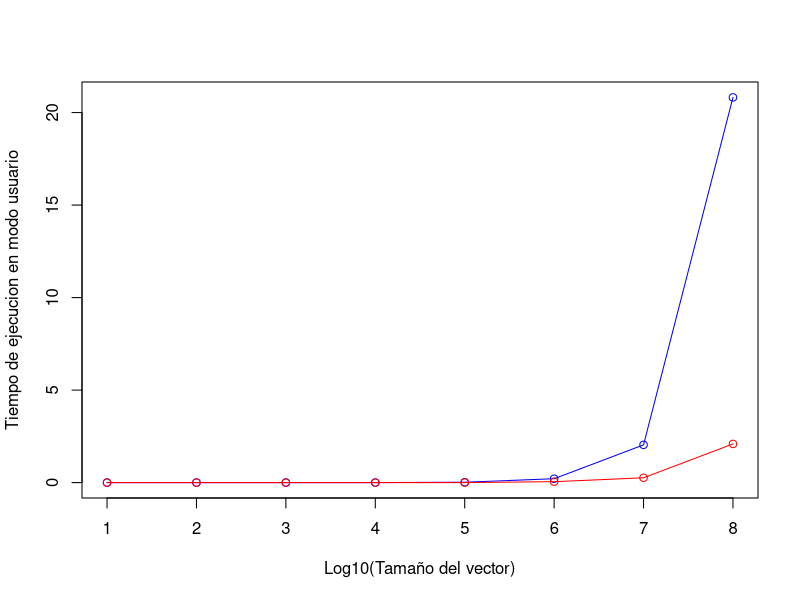
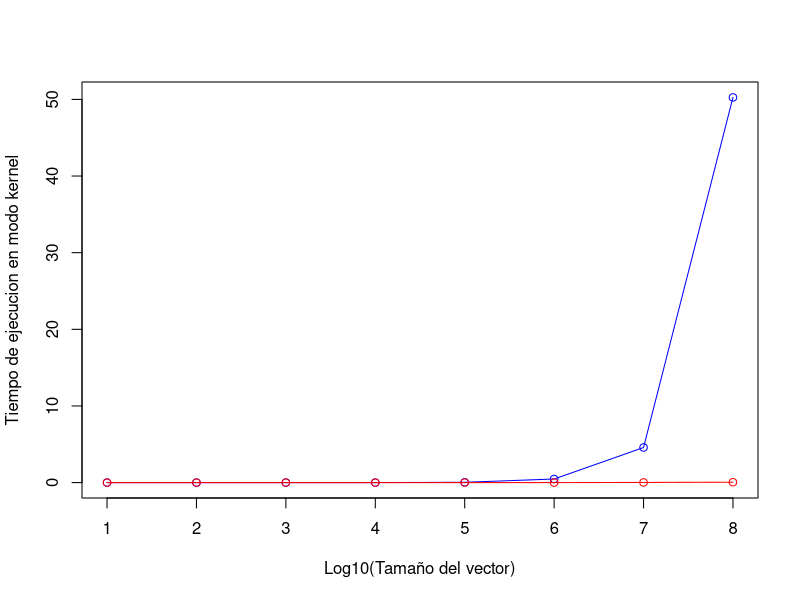
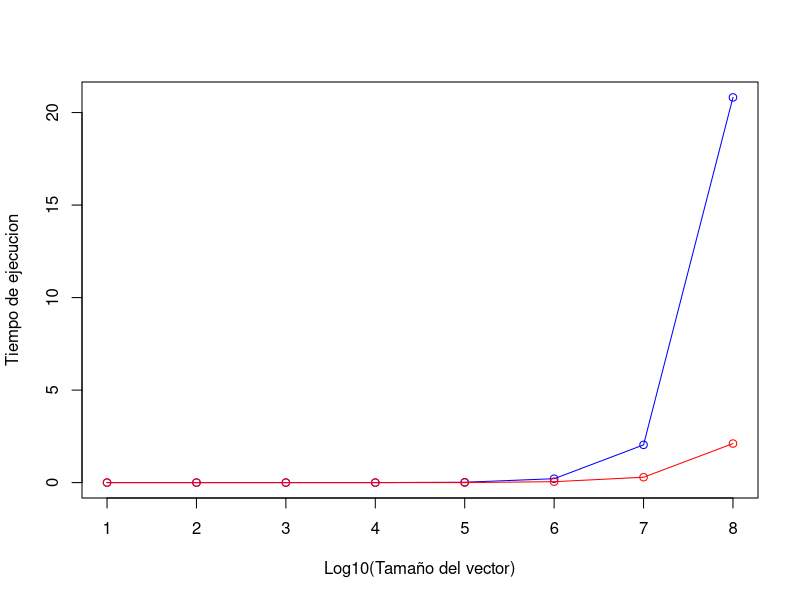

Source code (R) for these figures, in order:
## ---- chunk 1
knitr::opts_chunk$set(echo = TRUE)
## ---- chunk 2
user_parallel = c(0, 0, 0, 0, 0.02, 0.21, 2.04, 20.82)
user_seq = c(0, 0, 0, 0, 0, 0.05, 0.26, 2.09)
cpu_parallel = c(0, 0, 0, 0, 0.04, 0.47, 4.58, 50.26)
cpu_seq = c(0, 0, 0, 0, 0, 0, 0.02, 0.05)
elapsed_parallel = c(0, 0, 0, 0, 0.02, 0.21, 2.04, 20.82)
elapsed_seq = c(0, 0, 0, 0, 0, 0.05, 0.29, 2.11)
## ---- chunk 3
plot(user_parallel, type = "o", col = "blue", ylab = "Tiempo de ejecucion en modo usuario", xlab = "Log10(Tamaño del vector)")
lines(user_seq, type = "o", col="red")
## ---- chunk 4
plot(cpu_parallel, type = "o", col = "blue", ylab = "Tiempo de ejecucion en modo kernel", xlab = "Log10(Tamaño del vector)")
lines(cpu_seq, type = "o", col="red")
## ---- chunk 5
plot(elapsed_parallel, type = "o", col = "blue", ylab = "Tiempo de ejecucion", xlab = "Log10(Tamaño del vector)")
lines(elapsed_seq, type = "o", col="red")
